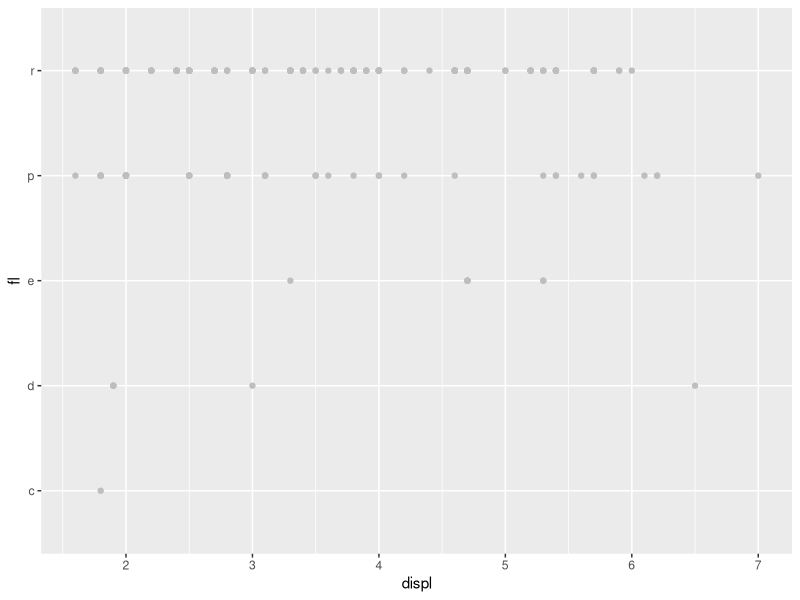

Recreate this plot in R. (Note: this script raises an error after producing the figure.)
## ---- chunk 1
library(tidyverse)

glimpse(mpg)

p1 <- ggplot(mpg, aes(x = displ, y = fl, group = cyl)) +
  geom_point(aes(color=cyl), color = "grey") 

+
  scale_fill_gradient(low="white", high="white")
  
  
print(p1)


p1 +
  theme(axis.text.x=element_blank(),
        axis.ticks.x=element_blank(),
        axis.text.y=element_blank(),
        axis.ticks.y=element_blank())

